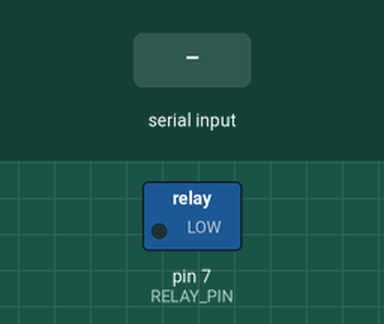
Bench run of a sketch on a simulated Arduino Uno, built with avr-gcc and run on an emulated ATmega328P. On the bench: switched loads named in the sketch (green lamp = pin HIGH). Inputs (shaded band) come from the test bench.

Above: at 1.2 s.
1.3 s: "0\n" received over Serial
At 2.3 s:
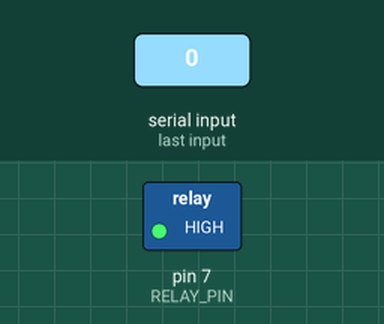
2.8 s: "1\n" received over Serial
At 3.4 s:
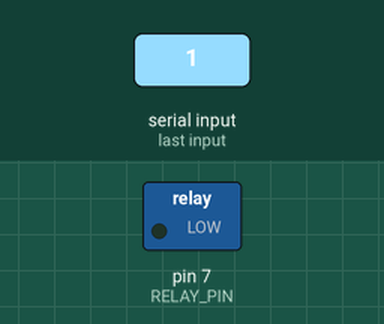
Timing chart, 0 to 5.8 s (numbered marks = the images above; inputs shaded):
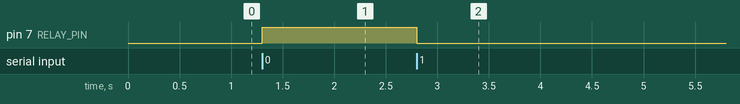

Measured:
- after the input at 1.3 s, pin 7 (RELAY_PIN): LOW → HIGH at once
- after the input at 2.8 s, pin 7 (RELAY_PIN): HIGH → LOW at once

The sketch:

Scheduler.ino
```cpp
#define RELAY_PIN 7

void setup() {
  pinMode(RELAY_PIN, OUTPUT);
  digitalWrite(RELAY_PIN, LOW);
  Serial.begin(9600);
}

void loop() {
  if (Serial.available()) {
    String command = Serial.readStringUntil('\n');
    command.trim();

    if (command == "0") {
      digitalWrite(RELAY_PIN, HIGH);
    } else if (command == "1") {
      digitalWrite(RELAY_PIN, LOW);
    }
  }
}
```
